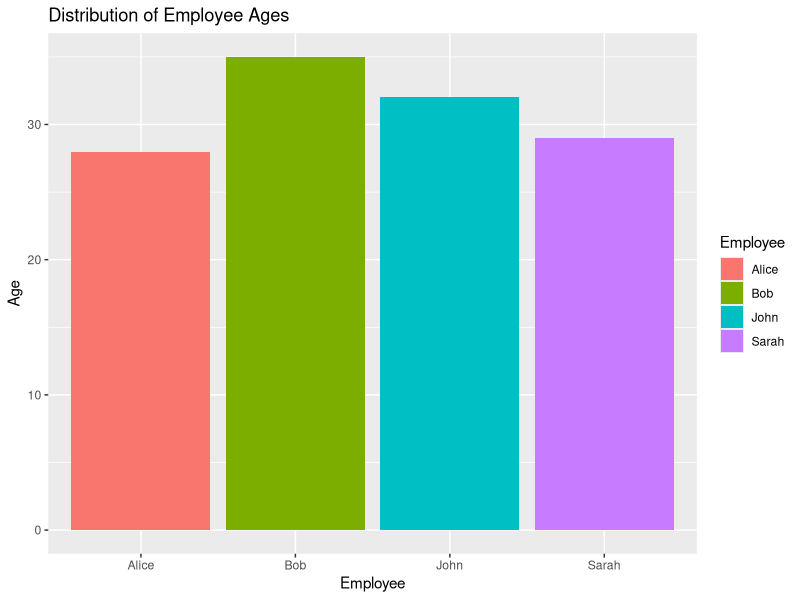
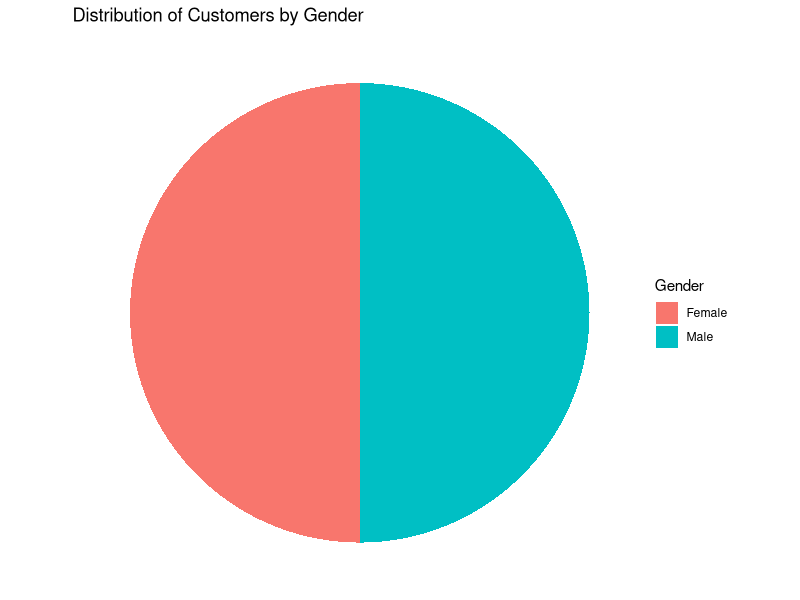

These figures' R source, in order:
employee_data <- data.frame(
  Employee = c("John", "Alice", "Bob", "Sarah"),
  Age = c(32, 28, 35, 29),
  Gender = c("Male", "Female", "Male", "Female"),
  Department = c("HR", "Sales", "IT", "Finance"),
  Salary = c(60000, 70000, 75000, 68000)
)
#1
library(ggplot2)
age_chart <- ggplot(employee_data, aes(x = Employee, y = Age, fill = Employee)) +
  geom_bar(stat = "identity") +
  labs(title = "Distribution of Employee Ages",
       x = "Employee",
       y = "Age")
print(age_chart)
#2
gender_pie <- ggplot(employee_data, aes(x = "", fill = Gender)) +
  geom_bar(width = 1, stat = "count") +
  coord_polar(theta = "y") +
  labs(title = "Distribution of Customers by Gender") +
  theme_void()
print(gender_pie)
#3
library(knitr)
library(kableExtra)
demographic_table <- kable(employee_data, caption = "Demographic Information for Each Employee") %>%
  kable_styling(bootstrap_options = c("striped", "hover", "condensed", "responsive"))

# Show the table
print(demographic_table)
